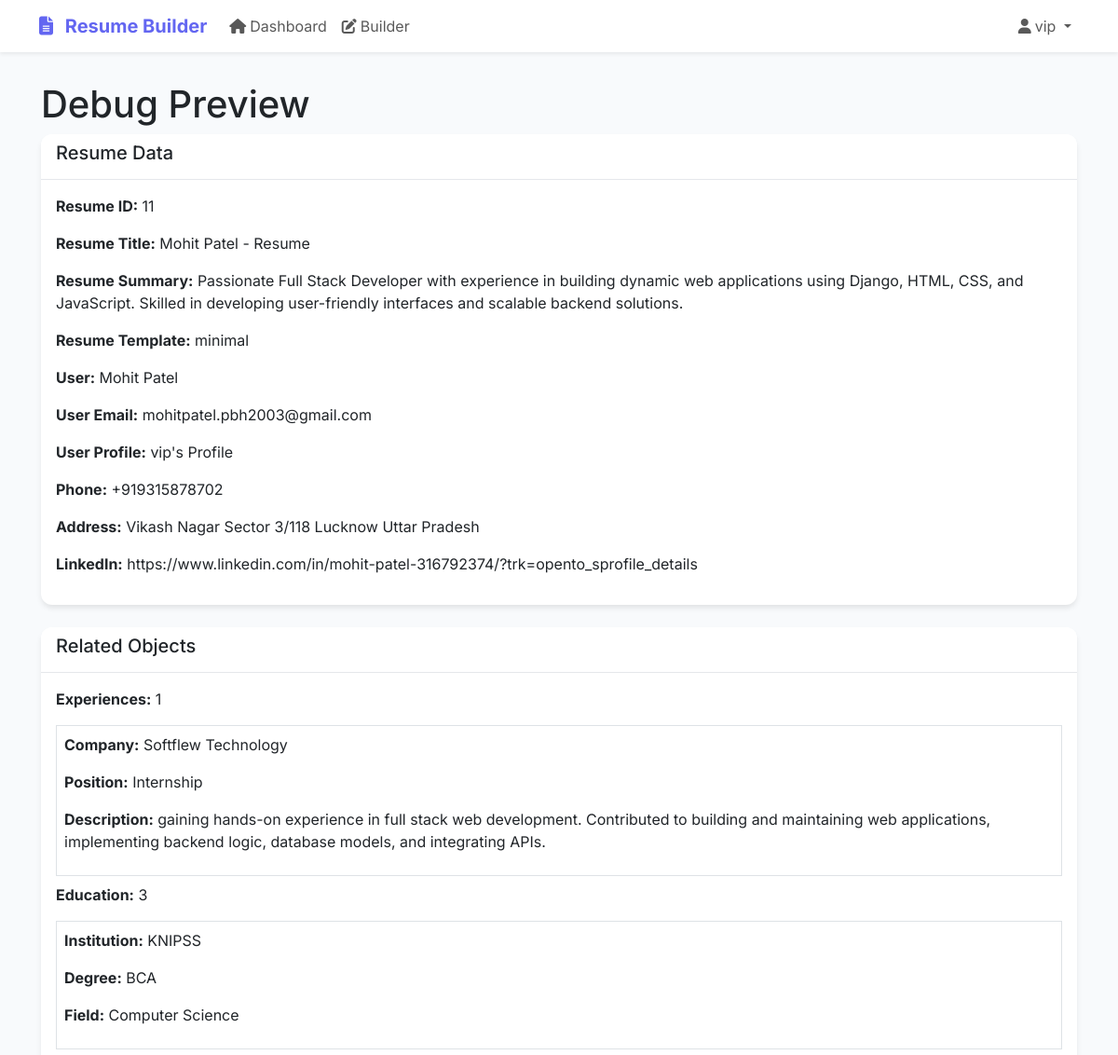
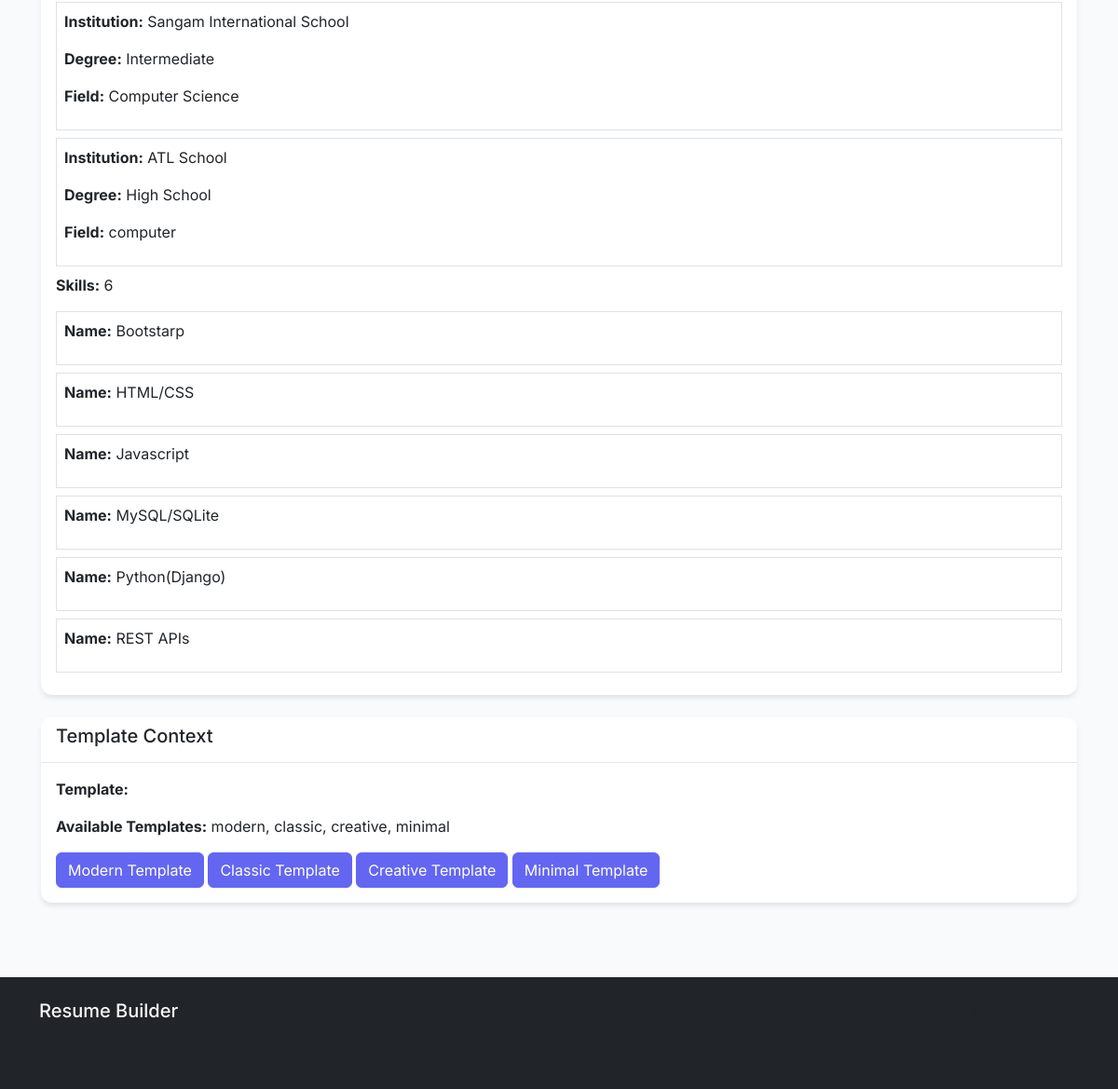
Page /debug/11/ (signed in) on the committed database (2 pictures, top to bottom).
### resume_builder_app/models.py (models this page shows, shortened)
class Resume(models.Model):
    RESUME_TEMPLATES = [
        ('modern', 'Modern'),
        ('classic', 'Classic'),
        ('creative', 'Creative'),
        ('minimal', 'Minimal'),
    ]
    user = models.ForeignKey(User, on_delete=models.CASCADE)
    title = models.CharField(max_length=200)
    template = models.CharField(max_length=20, choices=RESUME_TEMPLATES, default='modern')
    summary = models.TextField(blank=True, null=True)
    ai_generated = models.BooleanField(default=False)
    created_at = models.DateTimeField(auto_now_add=True)
    updated_at = models.DateTimeField(auto_now=True)

class UserProfile(models.Model):
    user = models.OneToOneField(User, on_delete=models.CASCADE)
    phone = models.CharField(max_length=20, blank=True, null=True)
    address = models.TextField(blank=True, null=True)
    linkedin_url = models.URLField(blank=True, null=True)
    github_url = models.URLField(blank=True, null=True)
    website_url = models.URLField(blank=True, null=True)
    profile_picture = models.ImageField(upload_to='profile_pictures/', blank=True, null=True)
    created_at = models.DateTimeField(auto_now_add=True)
    updated_at = models.DateTimeField(auto_now=True)
    def __str__(self):
        return f"{self.user.username}'s Profile"

class Experience(models.Model):
    resume = models.ForeignKey(Resume, on_delete=models.CASCADE, related_name='experiences')
    company = models.CharField(max_length=200)
    position = models.CharField(max_length=200)
    location = models.CharField(max_length=200, blank=True, null=True)
    start_date = models.DateField()
    end_date = models.DateField(blank=True, null=True)
    current = models.BooleanField(default=False)
    description = models.TextField()
    achievements = models.JSONField(default=list, blank=True)
    order = models.IntegerField(default=0)
    class Meta:
        ordering = ['-end_date', '-start_date']

class Education(models.Model):
    resume = models.ForeignKey(Resume, on_delete=models.CASCADE, related_name='educations')
    institution = models.CharField(max_length=200)
    degree = models.CharField(max_length=200)
    field_of_study = models.CharField(max_length=200)
    start_date = models.DateField()
    end_date = models.DateField(blank=True, null=True)
    current = models.BooleanField(default=False)
    gpa = models.DecimalField(max_digits=3, decimal_places=2, blank=True, null=True)
    description = models.TextField(blank=True, null=True)
    order = models.IntegerField(default=0)
    class Meta:
        ordering = ['-end_date', '-start_date']

class Skill(models.Model):
    resume = models.ForeignKey(Resume, on_delete=models.CASCADE, related_name='skills')
    name = models.CharField(max_length=100)
    category = models.CharField(max_length=100, blank=True, null=True)
    order = models.IntegerField(default=0)
    class Meta:
        ordering = ['category', 'order', 'name']

### resume_builder_app/views.py (the view)
# urls.py: path('debug/<int:resume_id>/', views.debug_preview, name='debug_preview'),
@login_required
def debug_preview(request, resume_id):
    resume = get_object_or_404(Resume, id=resume_id, user=request.user)
    try:
        user_profile = UserProfile.objects.get(user=request.user)
    except UserProfile.DoesNotExist:
        user_profile = None
    context = {
        'resume': resume,
        'user_profile': user_profile,
    }
    return render(request, 'resume_builder_app/debug_preview.html', context)

### templates/resume_builder_app/debug_preview.html (shortened to what this page needs)
{% extends 'base.html' %}
{% block content %}
<div class="container">
    <div class="row">
        <div class="col-12">
            <h1>Debug Preview</h1>
            <div class="card mb-4">
                <div class="card-header">
                    <h5>Resume Data</h5>
                </div>
                <div class="card-body">
                    <p><strong>Resume ID:</strong> {{ resume.id }}</p>
                    <p><strong>Resume Title:</strong> {{ resume.title }}</p>
                    <p><strong>Resume Summary:</strong> {{ resume.summary }}</p>
                    <p><strong>Resume Template:</strong> {{ resume.template }}</p>
                    <p><strong>User:</strong> {{ user.first_name }} {{ user.last_name }}</p>
                    <p><strong>User Email:</strong> {{ user.email }}</p>
                    <p><strong>User Profile:</strong> {{ user_profile }}</p>
                    {% if user_profile %}
                        <p><strong>Phone:</strong> {{ user_profile.phone }}</p>
                        <p><strong>Address:</strong> {{ user_profile.address }}</p>
                        <p><strong>LinkedIn:</strong> {{ user_profile.linkedin_url }}</p>
                    {% endif %}
                </div>
            </div>
            <div class="card mb-4">
                <div class="card-header">
                    <h5>Related Objects</h5>
                </div>
                <div class="card-body">
                    <p><strong>Experiences:</strong> {{ resume.experiences.count }}</p>
                    {% for exp in resume.experiences.all %}
                        <div class="border p-2 mb-2">
                            <p><strong>Company:</strong> {{ exp.company }}</p>
                            <p><strong>Position:</strong> {{ exp.position }}</p>
                            <p><strong>Description:</strong> {{ exp.description }}</p>
                        </div>
                    {% endfor %}
                    <p><strong>Education:</strong> {{ resume.educations.count }}</p>
                    {% for edu in resume.educations.all %}
                        <div class="border p-2 mb-2">
                            <p><strong>Institution:</strong> {{ edu.institution }}</p>
                            <p><strong>Degree:</strong> {{ edu.degree }}</p>
                            <p><strong>Field:</strong> {{ edu.field_of_study }}</p>
                        </div>
                    {% endfor %}
                    <p><strong>Skills:</strong> {{ resume.skills.count }}</p>
                    {% for skill in resume.skills.all %}
                        <div class="border p-2 mb-2">
                            <p><strong>Name:</strong> {{ skill.name }}</p>
                        </div>
                    {% endfor %}
                </div>
            </div>
            <div class="card">
                <div class="card-header">
                    <h5>Template Context</h5>
                </div>
                <div class="card-body">
                    <p><strong>Template:</strong> {{ template }}</p>
                    <p><strong>Available Templates:</strong> modern, classic, creative, minimal</p>
                    <a href="{% url 'preview_resume' resume.id %}?template=modern" class="btn btn-primary">Modern Template</a>
                    <a href="{% url 'preview_resume' resume.id %}?template=classic" class="btn btn-primary">Classic Template</a>
                    <a href="{% url 'preview_resume' resume.id %}?template=creative" class="btn btn-primary">Creative Template</a>
                    <a href="{% url 'preview_resume' resume.id %}?template=minimal" class="btn btn-primary">Minimal Template</a>
                </div>
            </div>
        </div>
    </div>
</div>
{% endblock %}

### templates/base.html (shortened to what this page needs)
<!DOCTYPE html>
<html lang="en">
<head>
    <link href="https://cdn.jsdelivr.net/npm/bootstrap@5.3.0/dist/css/bootstrap.min.css" rel="stylesheet">
    <link rel="stylesheet" href="https://cdnjs.cloudflare.com/ajax/libs/font-awesome/6.4.0/css/all.min.css">
</head>
<body>
    <nav class="navbar navbar-expand-lg navbar-light bg-white shadow-sm">
        <div class="container">
            <a class="navbar-brand" href="{% url 'dashboard' %}">
                <i class="fas fa-file-alt me-2"></i>
                Resume Builder
            </a>
            <div class="collapse navbar-collapse" id="navbarNav">
                <ul class="navbar-nav me-auto">
                    {% if user.is_authenticated %}
                    <li class="nav-item">
                        <a class="nav-link" href="{% url 'dashboard' %}">
                            <i class="fas fa-home me-1"></i>Dashboard
                        </a>
                    </li>
                    <li class="nav-item">
                        <a class="nav-link" href="{% url 'resume_builder' %}">
                            <i class="fas fa-edit me-1"></i>Builder
                        </a>
                    </li>
                    {% endif %}
                </ul>
                <ul class="navbar-nav">
                    {% if user.is_authenticated %}
                    <li class="nav-item dropdown">
                        <a class="nav-link dropdown-toggle" href="#" id="navbarDropdown" role="button" data-bs-toggle="dropdown">
                            <i class="fas fa-user me-1"></i>{{ user.username }}
                        </a>
                    </li>
                    {% endif %}
                </ul>
            </div>
        </div>
    </nav>
    <main class="main-content">
        {% block content %}{% endblock %}
    </main>
    <footer class="bg-dark text-light py-4 mt-5">
        <div class="container">
            <div class="row">
                <div class="col-md-6">
                    <h5>Resume Builder</h5>
                    <p class="text-muted">Create professional resumes with our intuitive builder</p>
                </div>
                <div class="col-md-6 text-md-end">
                    <p class="text-muted">&copy; 2024 Resume Builder. All rights reserved.</p>
                </div>
            </div>
        </div>
    </footer>
</body>
</html>

### templates/base.html (style rules this page uses)
:root { --primary-color: #6366f1; --secondary-color: #8b5cf6; --success-color: #10b981; --warning-color: #f59e0b; --danger-color: #ef4444; --dark-color: #1f2937; --light-color: #f9fafb; }
body { font-family: 'Inter', sans-serif; background-color: #f8fafc; }
.navbar-brand { font-weight: 700; color: var(--primary-color) !important; }
.btn-primary { background-color: var(--primary-color); border-color: var(--primary-color); }
.card { border: none; box-shadow: 0 4px 6px -1px rgba(0, 0, 0, 0.1); border-radius: 12px; }
.card-header { background-color: white; border-bottom: 1px solid #e5e7eb; border-radius: 12px 12px 0 0 !important; }
.main-content { padding: 2rem; }

### rows in the picture
Resume: id "11", title "Mohit Patel - Resume", summary "Passionate Full Stack Developer with experience in building dynamic web applications using Django, HTML, CSS, and JavaScript. Skilled in developing user-friendly interfaces and scalable backend solutions.", template "minimal", experiences.count "1", educations.count "3", skills.count "6"
UserProfile: user.username "vip's Profile", phone "+919315878702", address "Vikash Nagar Sector 3/118 Lucknow Uttar Pradesh", linkedin_url "https://www.linkedin.com/in/mohit-patel-316792374/?trk=opento_sprofile_details"
Experience: company "Softflew Technology", position "Internship", description "gaining hands-on experience in full stack web development. Contributed to building and maintaining web applications, implementing backend logic, database models, and integrating APIs."
Education: institution "KNIPSS", degree "BCA", field_of_study "Computer Science"
Education: institution "Sangam International School", degree "Intermediate", field_of_study "Computer Science"
Education: institution "ATL School", degree "High School", field_of_study "computer"
Skill: name "Bootstarp"
Skill: name "HTML/CSS"
Skill: name "Javascript"
Skill: name "MySQL/SQLite"
Skill: name "Python(Django)"
Skill: name "REST APIs"

### other values in the picture
{{ user.username }} "vip"
{{ user.first_name }} "Mohit"
{{ user.last_name }} "Patel"
{{ user.email }} "mohitpatel.pbh2003@gmail.com"
